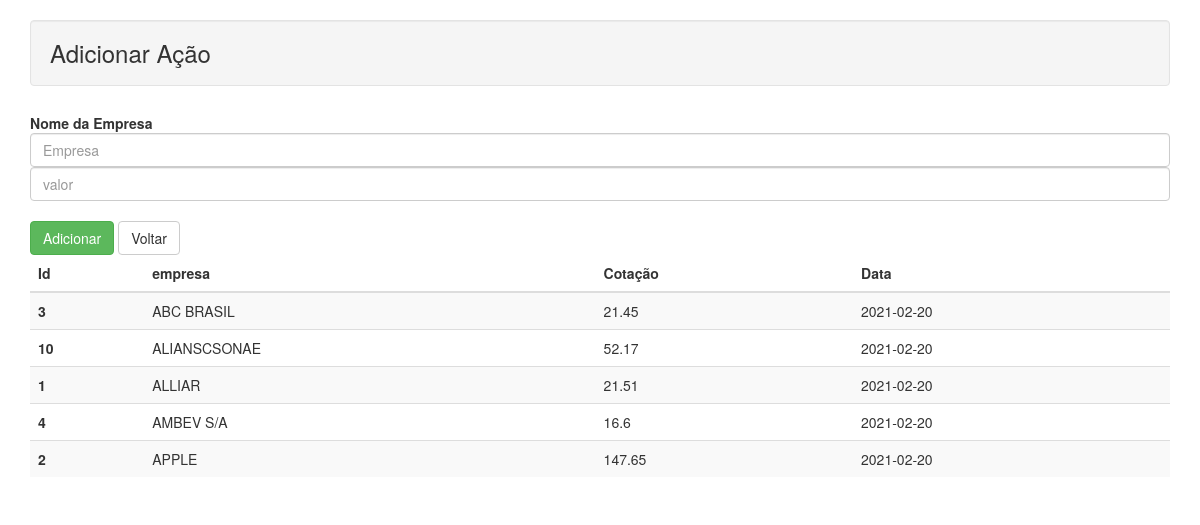
/TaylorPaginas/createAcao.php, run on the app's committed database.
### tables this page shows
CREATE TABLE empresa (
  ide int(5) NOT NULL PRIMARY KEY,
  codigo varchar(6) NOT NULL,  
  emp varchar(40) NOT NULL,  
  valor double NOT NULL,  
  datac date NOT NULL  
);

### TaylorPaginas/createAcao.php (the view, shortened to what this page needs)
<!DOCTYPE html>
<html lang="pt-br">
<head>
    <link rel="stylesheet" href="https://maxcdn.bootstrapcdn.com/bootstrap/3.3.7/css/bootstrap.css">
</head>
<body>
    <div class="container">
        <div clas="span10 offset1">
          <div class="card">
            <div class="card-header">
                <h3 class="well"> Adicionar Ação </h3>
            </div>
            <div class="card-body">
            <form class="form-horizontal" action="createAcao.php" method="post">
                <div class="control-group <?php echo !empty($empErro)?'error ' : '';?>">
                    <label class="control-label">Nome da Empresa</label>
                    <div class="controls">
                        <input size="20" class="form-control" name="emp" type="text" placeholder="Empresa" required=""
                         value="<?php echo !empty($emp)?$emp: '';?>">
                            <input size="5" class="form-control" name="valor" type="text" placeholder="valor" required=""
                             value="<?php echo !empty($valor)?$valor: '';?>">
                    </div>
                </div>
                <div class="form-actions">
                    <br/>
                    <button type="submit" class="btn btn-success">Adicionar</button>
                    <a href="index.php" type="btn" class="btn btn-default">Voltar</a>
                </div>
            </form>
            <?php
            $pdo = Banco::conectar();
            $pdo->setAttribute(PDO::ATTR_ERRMODE, PDO::ERRMODE_EXCEPTION);
            $sql1 = 'SELECT * FROM empresa ORDER BY emp ASC';
            echo '<table class="table table-striped">
                    <thead>
                        <tr>
                            <th scope="col">Id</th>
                            <th scope="col">empresa</th>
                            <th scope="col">Cotação</th>
                            <th scope="col">Data</th>
                        </tr>
                    </thead>
                    <tbody>';
                        foreach($pdo->query($sql1)as $row){
                            echo '<tr>';
                                  echo '<th scope="row">'. $row['ide'] . '</th>';
                            echo '<td>'. $row['emp'] . '</td>';
                            echo '<td>'. $row['valor'] . '</td>';
                            echo '<td>'. $row['datac'] . '</td>';
                            echo '</tr>';
                        }
                        Banco::desconectar();?>
                    </tbody>
                </table>
          </div>
        </div>
        </div>
    </div>
</body>
</html>

### data on the page
empresa: ide "3", emp "ABC BRASIL", valor "21.45", datac "2021-02-20"
empresa: ide "10", emp "ALIANSCSONAE", valor "52.17", datac "2021-02-20"
empresa: ide "1", emp "ALLIAR", valor "21.51", datac "2021-02-20"
empresa: ide "4", emp "AMBEV S/A", valor "16.6", datac "2021-02-20"
empresa: ide "2", emp "APPLE", valor "147.65", datac "2021-02-20"
